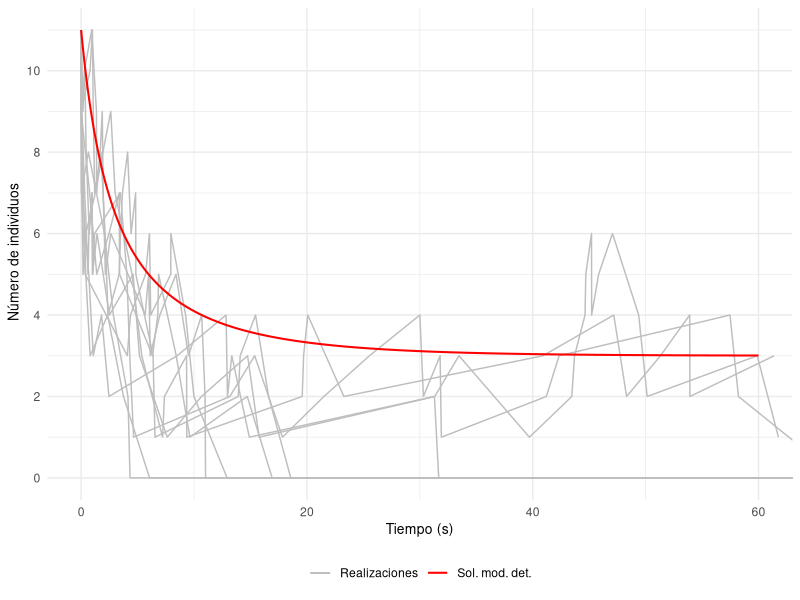

Reproduce this figure in R.
## ---- chunk 1
# La librería "deSolve" incluye funciones que resuelven ecuaciones diferenciales ordinarias
library("deSolve")
# Usaremos la librería "ggplot2" para imprimir gráficamente los resultados
library("ggplot2")
## ---- chunk 2
tiempo_exponencial <- function(a0){
  r1 <- runif(n=1,min=0,max=1)
  return((1/a0)*log(1/r1))
}
## ---- chunk 3
Logistica_EDO <- function(t,state,parameters){
  with(as.list(c(state, parameters)), { 
    dX <- r * X *(1-X/k)
    list(dX)
  })
}
## ---- chunk 4

Logistica2_Gillespie <- function(r,k,x0,t0,tf){
  
  # Variable espacial que almacena el estado del sistema en tras cada reacción
  x <- x0
  # Variable espacial
  x_actual <- x0
  
  # Controlamos la extinción mediante una variable lógica
  extincion <- FALSE
  
  # Variable temporal
  t <- t0
  # Variable que almacena todos los tiempos de reacción
  t_imprimir <- t0
  
  # Cálculo de las propensidades individuales y de la propensidad total  
  a <- c(r*x_actual,(r*x_actual*(x_actual-1))/2*k)
  a0 <- sum(a)
    
  # Controlamos la extinción de la población mediante una variable lógica
  extincion <- FALSE

  while(t<tf){ 
    
    # Calculamos el siguiente tiempo de reacción
    t <- t+tiempo_exponencial(a0)
    # Almacenamos el siguiente tiempo de reacción
    t_imprimir <- c(t_imprimir, t)
    
    if(t == Inf){
      
      x_actual <- 0
    
    }else{
      
      # Calculamos la siguiente reacción
      r2 <- runif(n=1, min=0, max=1)
      
      if(a[1]>=r2*a0)
        x_actual <- x_actual + 1
      else
        x_actual <- x_actual - 2
      
      # Calculamos las propensidades individuales y la propensidad total
      a <- c(r*x_actual,r*x_actual*(x_actual-1)/k)
      a0 <- sum(a)
    
      }
  
  
    # Almacenamos el estado del sistema
    x <- c(x,x_actual)
  }
  
  
  # Si la población se extingue cambiamos la variable extincion a TRUE
  if(x_actual == 0)
     extincion <- TRUE
  
  datos <- data.frame(t_imprimir=t_imprimir, x_imprimir=x, row.names = NULL)
  
  # Devolvemos una lista que nos indica si se ha extinguido la población 
  # y una base de datos con la evolución temporal del sistema
  return(list(extincion = extincion, datos = datos))
}

## ---- chunk 5
# Consideramos los parámetros adecuados
r <- 0.1
k <- 3
x0 <- 11
t0 <- 0
tf <- 60

# Número de realizaciones a realizar
n_realizaciones <- 10

# Inicializamos el gráfico en el que incluimos cada realización
grafico <- ggplot()

for (i in 1:n_realizaciones) {
  realizacion <- Logistica2_Gillespie(r,k,x0,t0,tf)
  if(realizacion$extincion)
    warning(paste("Extinción de la población en la realización ", i))
  imprimir <- realizacion$datos
  grafico <- grafico + geom_line(data = imprimir, aes(x = t_imprimir, y = x_imprimir, color="Realizaciones"))
}

## ---- chunk 6
int <- 0.05
parameter <- c(r,k)
state <- c(X=x0)
times <- seq(t0,tf,by=int)

# Resolvemos la EDO usando la función ode() de la librería "deSolve"
out <- ode(y=state, times = times, func = Logistica_EDO, parms = parameter)

# Convertimos el resultado de la función a una base de datos para poder representarlo gráficamente
out <- data.frame(out)

# Añadimos la solución de la EDO al gráfico
grafico <- grafico + geom_line(lwd=0.7,data=out,aes(x = time, y = X, color="Sol. mod. det."))

## ---- chunk 7
grafico <- grafico +
   labs(x = "Tiempo (s)", y = " Número de individuos") + 
   theme_minimal() + coord_cartesian(xlim = c(0, 60)) +
   theme(legend.title=element_blank(),legend.position = "bottom",
        axis.title.x = element_text(size = 10),  
        axis.title.y = element_text(size = 10)) +
   scale_color_manual(values = c("Realizaciones"="gray", "Sol. mod. det." = "red"),
                      breaks = c("Realizaciones", "Sol. mod. det.")) + 
   scale_y_continuous(
    breaks = seq(0, 12, by = 2)
  )
print(grafico)
